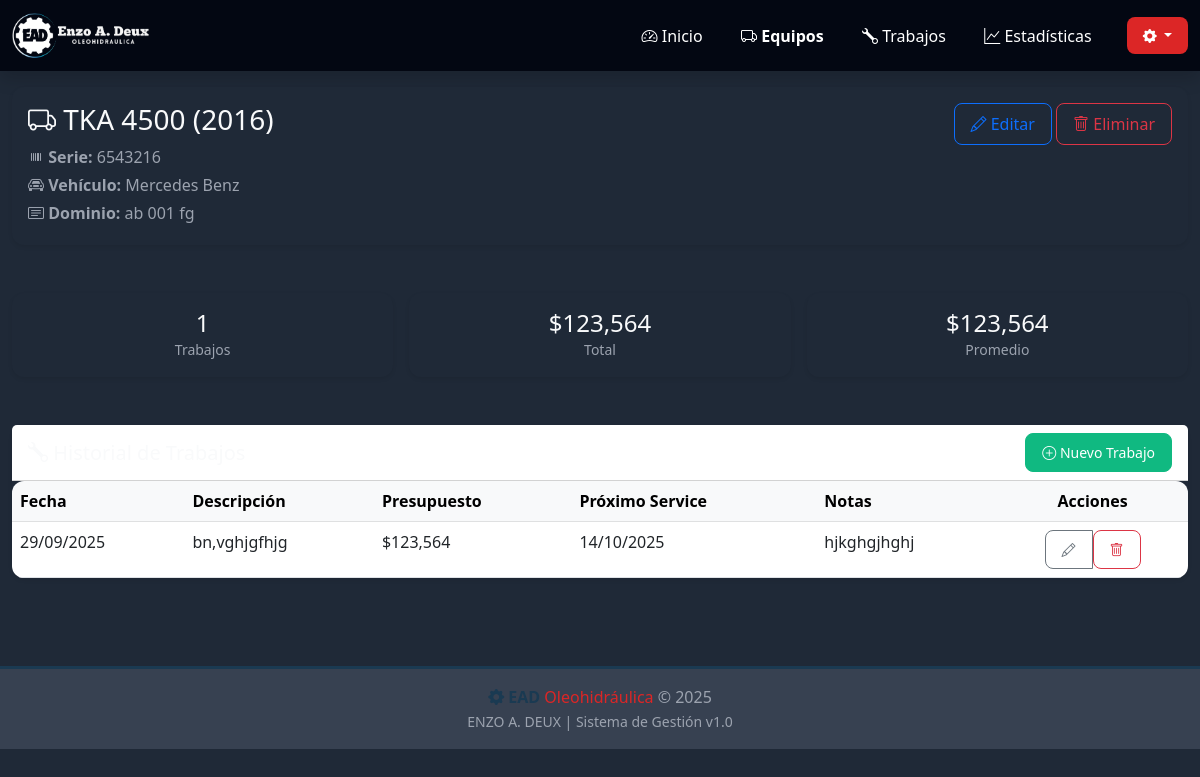
Page /equipo/2 on the committed database.
### app_web.py (models this page shows)
class BaseModel(Model):
    class Meta:
        database = db

class Equipment(BaseModel):
    marca = CharField()
    modelo = CharField()
    anio = IntegerField()
    n_serie = CharField()
    propietario = CharField(null=True)
    vehiculo = CharField(null=True)
    dominio = CharField(null=True)
    notes = TextField(null=True)

class Job(BaseModel):
    equipment = ForeignKeyField(Equipment, backref='jobs', on_delete='CASCADE')
    date_done = DateField()
    description = TextField()
    budget = FloatField(default=0.0)
    next_service_days = IntegerField(null=True)
    next_service_date = DateField(null=True)
    notes = TextField(null=True)

### app_web.py (the view)
@app.route('/equipo/<int:equipo_id>')
def equipo_detail(equipo_id):
    equipo = Equipment.get_by_id(equipo_id)
    trabajos = Job.select().where(Job.equipment == equipo).order_by(Job.date_done.desc())
    trabajos_list = []
    total_gastado = 0
    for job in trabajos:
        trabajos_list.append({
            'id': job.id,
            'date': job.date_done.strftime('%d/%m/%Y'),
            'description': job.description,
            'budget': job.budget,
            'next_service': job.next_service_date.strftime('%d/%m/%Y') if job.next_service_date else '-',
            'notes': job.notes or ''
        })
        total_gastado += job.budget
    promedio = total_gastado / len(trabajos_list) if trabajos_list else 0
    return render_template('equipo_detail.html',
                         equipo=equipo,
                         trabajos=trabajos_list,
                         total_gastado=total_gastado,
                         promedio=promedio)

### templates/equipo_detail.html (shortened to what this page needs)
{% extends "base.html" %}
{% block content %}
<div class="animate-slide">
    <div class="row mb-4">
        <div class="col-12">
            <div class="card">
                <div class="card-body">
                    <div class="d-flex justify-content-between align-items-start flex-wrap">
                        <div>
                            <h3 class="mb-2">
                                <i class="bi bi-truck"></i> {{ equipo.marca }} {{ equipo.modelo }} ({{ equipo.anio }})
                            </h3>
                            <div class="text-muted">
                                <p class="mb-1"><i class="bi bi-upc"></i> <strong>Serie:</strong> {{ equipo.n_serie }}</p>
                                {% if equipo.vehiculo %}
                                <p class="mb-1"><i class="bi bi-car-front"></i> <strong>Vehículo:</strong> {{ equipo.vehiculo }}</p>
                                {% endif %}
                                {% if equipo.dominio %}
                                <p class="mb-1"><i class="bi bi-card-text"></i> <strong>Dominio:</strong> {{ equipo.dominio }}</p>
                                {% endif %}
                            </div>
                        </div>
                        <div class="mt-3 mt-md-0">
                            <a href="/equipo/{{ equipo.id }}/editar" class="btn btn-outline-primary">
                                <i class="bi bi-pencil"></i> Editar
                            </a>
                            <button class="btn btn-outline-danger" onclick="confirmarEliminar()">
                                <i class="bi bi-trash"></i> Eliminar
                            </button>
                        </div>
                    </div>
                </div>
            </div>
        </div>
    </div>
    <div class="row g-3 mb-4">
        <div class="col-4">
            <div class="card text-center">
                <div class="card-body">
                    <h4 class="mb-0">{{ trabajos|length }}</h4>
                    <small class="text-muted">Trabajos</small>
                </div>
            </div>
        </div>
        <div class="col-4">
            <div class="card text-center">
                <div class="card-body">
                    <h4 class="mb-0">${{ "{:,.0f}".format(total_gastado) }}</h4>
                    <small class="text-muted">Total</small>
                </div>
            </div>
        </div>
        <div class="col-4">
            <div class="card text-center">
                <div class="card-body">
                    <h4 class="mb-0">${{ "{:,.0f}".format(promedio) }}</h4>
                    <small class="text-muted">Promedio</small>
                </div>
            </div>
        </div>
    </div>
    <div class="row">
        <div class="col-12">
            <div class="card">
                <div class="card-header bg-white d-flex justify-content-between align-items-center">
                    <h5 class="mb-0">
                        <i class="bi bi-wrench"></i> Historial de Trabajos
                    </h5>
                    <a href="/trabajo/nuevo/{{ equipo.id }}" class="btn btn-sm btn-success">
                        <i class="bi bi-plus-circle"></i> Nuevo Trabajo
                    </a>
                </div>
                <div class="card-body p-0">
                    {% if trabajos %}
                    <div class="d-none d-md-block table-responsive">
                        <table class="table table-hover mb-0">
                            <thead class="table-light">
                                <tr>
                                    <th>Fecha</th>
                                    <th>Descripción</th>
                                    <th>Presupuesto</th>
                                    <th>Próximo Service</th>
                                    <th>Notas</th>
                                    <th class="text-center">Acciones</th>
                                </tr>
                            </thead>
                            <tbody>
                                {% for trabajo in trabajos %}
                                <tr>
                                    <td>{{ trabajo.date }}</td>
                                    <td>{{ trabajo.description }}</td>
                                    <td>${{ "{:,.0f}".format(trabajo.budget) }}</td>
                                    <td>{{ trabajo.next_service }}</td>
                                    <td>{{ trabajo.notes if trabajo.notes else '-' }}</td>
                                    <td class="text-center">
                                        <div class="btn-group">
                                            <a href="/trabajo/{{ trabajo.id }}/editar"
                                               class="btn btn-sm btn-outline-secondary">
                                                <i class="bi bi-pencil"></i>
                                            </a>
                                            <form method="post" action="/trabajo/{{ trabajo.id }}/eliminar"
                                                  onsubmit="return confirm('¿Eliminar este trabajo?')"
                                                  style="display: inline;">
                                                <button type="submit" class="btn btn-sm btn-outline-danger">
                                                    <i class="bi bi-trash"></i>
                                                </button>
                                            </form>
                                        </div>
                                    </td>
                                </tr>
                                {% endfor %}
                            </tbody>
                        </table>
                    </div>
                    {% endif %}
                </div>
            </div>
        </div>
    </div>
</div>
{% endblock %}

### templates/base.html (style rules this page uses)
:root { --ead-blue: #1a3a52; --ead-red: #dc2626; --ead-light-blue: #06b6d4; --primary-color: #1a3a52; --secondary-color: #dc2626; --accent-color: #06b6d4; --success-color: #10b981; --danger-color: #ef4444; --warning-color: #f59e0b; --info-color: #06b6d4; --dark-color: #0f2942; --light-gray: #f3f4f6; --bg-color: #ffffff; --bg-secondary: #f8fafc; --text-color: #1f2937; --text-muted: #6b7280; --border-color: #e5e7eb; --card-bg: #ffffff; --navbar-bg: var(--dark-color); --sidebar-bg: var(--dark-color); }
[data-theme="dark"] { --bg-color: #111827; --bg-secondary: #1f2937; --text-color: #f9fafb; --text-muted: #9ca3af; --border-color: #374151; --card-bg: #1f2937; --navbar-bg: #030712; --sidebar-bg: #030712; --light-gray: #374151; }
* { transition: background-color 0.3s ease, color 0.3s ease, border-color 0.3s ease; }
body { background-color: var(--bg-secondary); color: var(--text-color); min-height: 100vh; }
.card { background-color: var(--card-bg); color: var(--text-color); border-color: var(--border-color); }
.text-muted { color: var(--text-muted) !important; }
.table { color: var(--text-color); }
.table-light { background-color: var(--light-gray); color: var(--text-color); }
.card { border: none; box-shadow: 0 2px 4px rgba(0,0,0,0.08); border-radius: 0.75rem; margin-bottom: 1.5rem; transition: all 0.3s; }
.btn { border-radius: 0.5rem; padding: 0.5rem 1rem; transition: all 0.3s; font-weight: 500; }
.btn-success { background-color: var(--success-color); border-color: var(--success-color); }
.table-responsive { border-radius: 0.75rem; overflow: hidden; }
.table-hover tbody tr { transition: all 0.2s; }
.animate-slide { animation: slideIn 0.4s ease-out; }

### rows in the picture
Equipment: marca "TKA", modelo "4500", anio "2016", n_serie "6543216", vehiculo "Mercedes Benz", dominio "ab 001 fg"
Job: date "29/09/2025", description "bn,vghjgfhjg", budget "123,564", next_service "14/10/2025", notes "hjkghgjhghj"

### other values in the picture
{{ trabajos|length }} "1"
{{ "{:,.0f}".format(total_gastado) }} "123,564"
{{ "{:,.0f}".format(promedio) }} "123,564"
